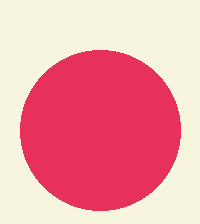

The script that saved this image:
from PIL import Image, ImageDraw
img = Image.new('RGBA', (200, 224), (247, 245, 221, 255))
draw = ImageDraw.Draw(img)
draw.ellipse([20, 50, 180, 210], fill=(231, 48, 91))
img.save("tomato.png")
print("tomato.png ban gayi!")
